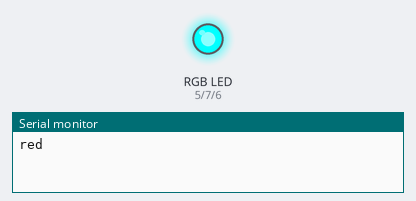
Recording of a sketch running on a simulated Arduino Uno, built with avr-gcc and run on an emulated ATmega328P. Shown: an RGB LED mixed from three pins (HIGH = lit), the last lines printed to the serial monitor.

Above: at 0.05 s.
At 1.25 s:
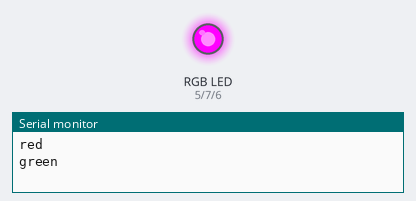
At 2.5 s:
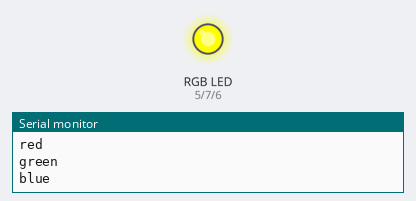
At 4.95 s:
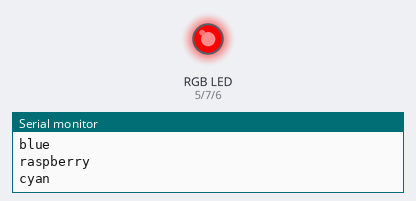
At 7.45 s:
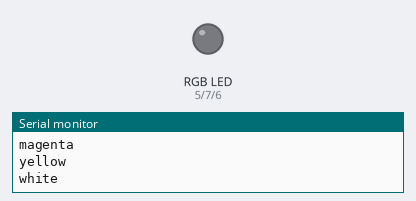
At 9.95 s:
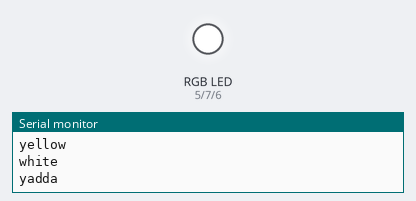
Timing chart, 0 to 13.0 s (numbered marks = the images above):
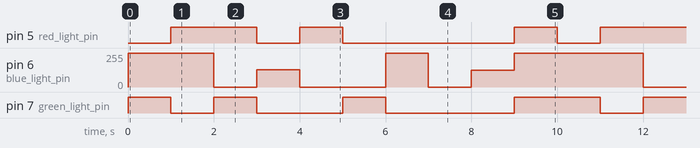

Measured:
- by itself, pin 5 (red_light_pin): repeats every 10.0 s: LOW 1.0 s, HIGH 1.0 s, LOW 4.0 s, HIGH 1.0 s, LOW 1.0 s, HIGH 2.0 s
- by itself, pin 7 (green_light_pin): repeats every 10.0 s: LOW 1.0 s, HIGH 1.0 s, LOW 2.0 s, HIGH 1.0 s, LOW 3.0 s, HIGH 2.0 s
- by itself, pin 6 (blue_light_pin): repeats every 10.0 s: 0/255 1.0 s, 130/255 1.0 s, 0/255 2.0 s, 255/255 1.0 s, 0/255 1.0 s, 127/255 1.0 s, 255/255 3.0 s

The sketch:

RGBtest.ino
```cpp
int red_light_pin= 5;
int green_light_pin = 7;
int blue_light_pin = 6;
void setup() {
  Serial.begin(9600);
  pinMode(red_light_pin, OUTPUT);
  pinMode(green_light_pin, OUTPUT);
  pinMode(blue_light_pin, OUTPUT);
}
void loop() {
  Serial.println("red");
  RGB_color(255, 0, 0); // Red
  delay(1000);
  Serial.println("green");
  RGB_color(0, 255, 0); // Green
  delay(1000);
  Serial.println("blue");
  RGB_color(0, 0, 255); // Blue
  delay(1000);
  Serial.println("raspberry");
  RGB_color(255, 255, 125); // Raspberry
  delay(1000);
  Serial.println("cyan");
  RGB_color(0, 255, 255); // Cyan
  delay(1000);
  Serial.println("magenta");
  RGB_color(255, 0, 255); // Magenta
  delay(1000);
  Serial.println("yellow");
  RGB_color(255, 255, 0); // Yellow
  delay(1000);
  Serial.println("white");
  RGB_color(255, 255, 255); // White
  delay(1000);
  Serial.println("yadda");
  RGB_color(255, 255, 128);
  delay(1000);
  RGB_color(0,0,0);
  delay(1000);
}
void RGB_color(int red_light_value, int green_light_value, int blue_light_value)
 {
  analogWrite(red_light_pin, 255 - red_light_value);
  analogWrite(green_light_pin, 255 - green_light_value);
  analogWrite(blue_light_pin, 255 - blue_light_value);
}
```
